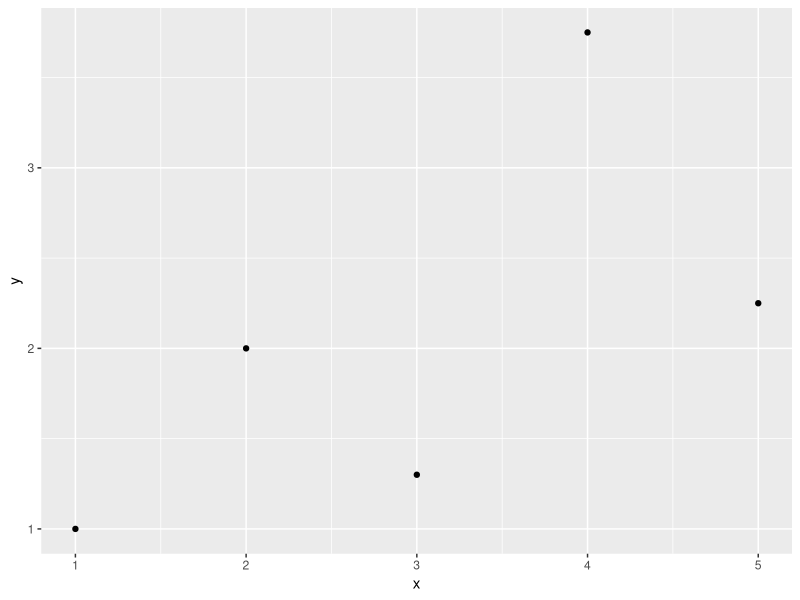
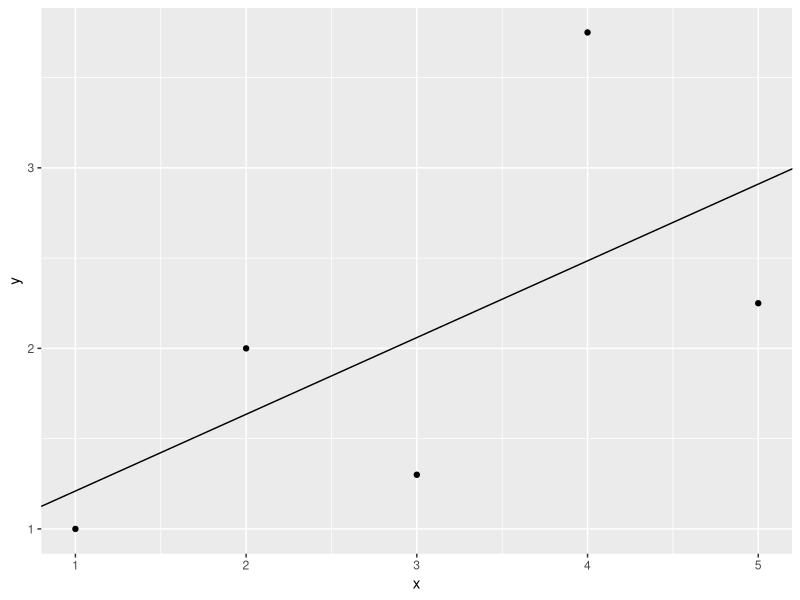

These charts were generated, in order, by the following R code: (Note: this script raises an error after producing the figures.)
# 033_Lane_regression

# see:
# http://onlinestatbook.com/2/regression/regression.html
library(tidyverse)
# ---- A ----
x<- c(1,2,3,4,5)
y<- c(1,2,1.3,3.75,2.25)
t <- tibble(x=x,y=y)
g <- ggplot(t,aes(x=x,y=y)) 
g + geom_point()

# model
model <- lm(y ~ x, t)
B0 <- model$coefficients[[1]] # 0.785 (intercept)
B1 <- model$coefficients[[2]]

# plot regression line
g + geom_point() + geom_abline(slope = B1, intercept = B0)

# ---- check by 'manual' calc ----
m.x <- mean(x)
m.y <- mean(y)
sd.x <- sd(x)
sd.y <- sd(y)
r <- cor(x,y)# .627

#collect

v <- c(m.x, m.y, sd.x, sd.y, r)

# coeficients
b <- r*sd.y/sd.x  # 0.45  (slope)
a <- m.y - b*m.x  # 0.785 (intercept)

# Check:  if standard variables, z
# regression line becomes
# slope = r * Z
# intercept = 0

Z.x <-  (x- m.x)/sd.x
Z.y <-  (y - m.y)/sd.y

mean(Z.x)       # 0
mean(Z.y)       # ~ 0

sd(Z.x)         # 1
sd(Z.y)         # 1
r.Z <- cor(Z.x,Z.y) # 0.627 (no change)

b.Z <- r.Z * (sd(Z.x)/sd(Z.y))
a.Z  <- mean(Z.y) - b.Z *mean(Z.x)
b.Z # 0.627 (=r.Z)
a.Z # ~ 0
# ------------------------

# ---- GPA & SAT ----
# data: http://onlinestatbook.com/2/case_studies/data/sat.txt

# ---- partition sum of squares ----
m.y.hat <- mean(y.hat) # 2.06

mse <- sum((y.hat-y)**2)  # aka SSE
SSY.hat <- sum ( (y.hat-m.y.hat)**2 ) # 1.8065
SSY <- sum((y-m.y)**2)  # 4.597

# ---- ----
